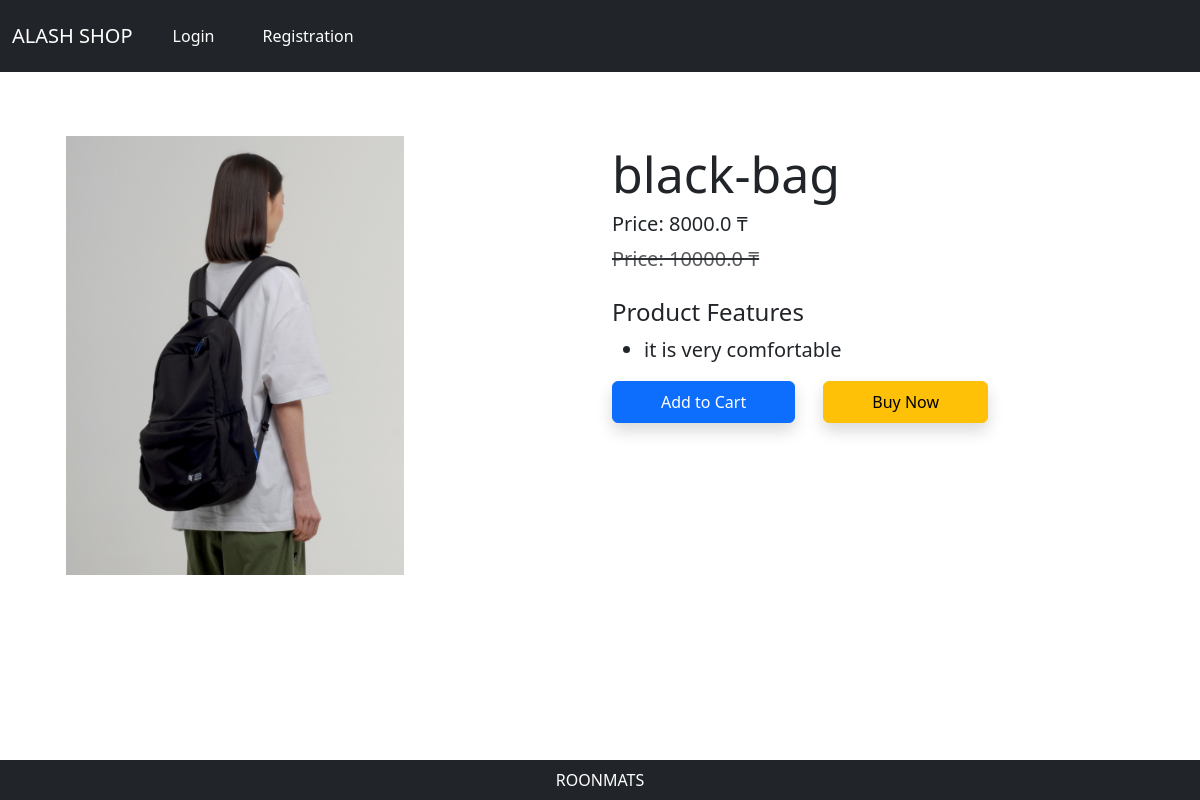
Screenshot of /product-detail/2 with the database file from the repository.
### app/models.py (models this page shows, shortened)
class Product(models.Model):
    title = models.CharField(max_length=100)
    selling_price = models.FloatField()
    discounted_price = models.FloatField()
    description = models.TextField()
    composition = models.TextField(default='')
    prodapp = models.TextField(default='')
    category = models.CharField(choices=CATEGORY_CHOICES,max_length=2)
    product_image = models.ImageField(upload_to='product')

### app/views.py (the view)
# urls.py: path('product-detail/<int:pk>',views.ProductDetail.as_view(),name = "product-detail"),
class ProductDetail(View):
    def get(self,request,pk):
        product = Product.objects.get(pk=pk)
        return render(request,"app/productdetail.html",locals())

### app/templates/app/productdetail.html (shortened to what this page needs)
{% extends 'app/base.html' %}
{% load static %}
{% block main-content %}
  <div class="container">
    <div class="row flex justify-content-between">
      <div class="img2 col-lg-5 mt-5">
        <img src="{{product.product_image.url}}"  class="image col-xs-12 col-sm-12 col-lg-12 mt-3 text-sm-center w-75 h-100 mx-4" style="margin-left:100px" alt="">
      </div>
      <div class="productdetail col-lg-6">
        <br><br><br>
        <h1 style="font-size: 50px;">{{product.title}}</h1>
        <h5>Price: {{product.discounted_price}} ₸</h5>
        <small class="text-decoration-line-through text-muted fs-5"><del>Price: {{product.selling_price}} ₸</del></small>
        <br><br><h4>Product Features</h4>
        <ul class="fs-5">
           <li>{{ product.description}}</li>
        </ul>
          <form action="/add-to-cart" class="d-inline">
          <button type = "submit" class="btn btn-primary shadow px-5 py-2">Add to Cart</button>
          </form>
          <a href="{% url 'showcart' %}" class="btn btn-warning shadow px-5 py-2 ms-4">Buy Now</a>
      </div>
    </div>
  </div>
{% endblock main-content %}

### rows the page displays
Product: product_image (picture), title "black-bag", discounted_price "8000.0", selling_price "10000.0", description "it is very comfortable"
